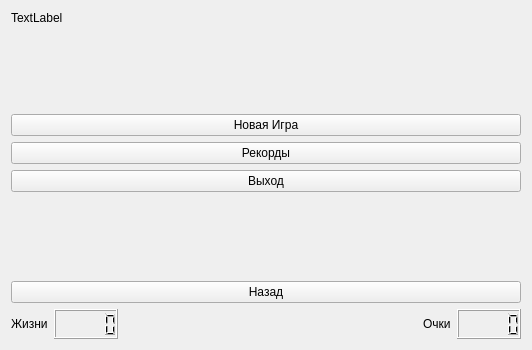
<?xml version="1.0" encoding="UTF-8"?>
<ui version="4.0">
 <class>Widget</class>
 <widget class="QWidget" name="Widget">
  <property name="geometry">
   <rect>
    <x>0</x>
    <y>0</y>
    <width>532</width>
    <height>350</height>
   </rect>
  </property>
  <property name="windowTitle">
   <string>Widget</string>
  </property>
  <layout class="QHBoxLayout" name="horizontalLayout_2">
   <item>
    <layout class="QVBoxLayout" name="verticalLayout">
     <item>
      <widget class="QLabel" name="BestScoreLabel">
       <property name="text">
        <string>TextLabel</string>
       </property>
      </widget>
     </item>
     <item>
      <spacer name="verticalSpacer_2">
       <property name="orientation">
        <enum>Qt::Vertical</enum>
       </property>
       <property name="sizeHint" stdset="0">
        <size>
         <width>20</width>
         <height>40</height>
        </size>
       </property>
      </spacer>
     </item>
     <item>
      <widget class="QPushButton" name="NewGameButton">
       <property name="text">
        <string>Новая Игра</string>
       </property>
      </widget>
     </item>
     <item>
      <widget class="QPushButton" name="BestScoreButton">
       <property name="text">
        <string>Рекорды</string>
       </property>
      </widget>
     </item>
     <item>
      <widget class="QPushButton" name="ExitButton">
       <property name="text">
        <string>Выход</string>
       </property>
      </widget>
     </item>
     <item>
      <spacer name="verticalSpacer">
       <property name="orientation">
        <enum>Qt::Vertical</enum>
       </property>
       <property name="sizeHint" stdset="0">
        <size>
         <width>20</width>
         <height>40</height>
        </size>
       </property>
      </spacer>
     </item>
     <item>
      <widget class="QPushButton" name="BackButton">
       <property name="text">
        <string>Назад</string>
       </property>
      </widget>
     </item>
     <item>
      <layout class="QHBoxLayout" name="horizontalLayout">
       <item>
        <widget class="QLabel" name="LivesLabes">
         <property name="text">
          <string>Жизни</string>
         </property>
        </widget>
       </item>
       <item>
        <widget class="QLCDNumber" name="LivesDisplay"/>
       </item>
       <item>
        <spacer name="horizontalSpacer_2">
         <property name="orientation">
          <enum>Qt::Horizontal</enum>
         </property>
         <property name="sizeHint" stdset="0">
          <size>
           <width>40</width>
           <height>20</height>
          </size>
         </property>
        </spacer>
       </item>
       <item>
        <spacer name="verticalSpacer_3">
         <property name="orientation">
          <enum>Qt::Vertical</enum>
         </property>
         <property name="sizeType">
          <enum>QSizePolicy::Preferred</enum>
         </property>
         <property name="sizeHint" stdset="0">
          <size>
           <width>20</width>
           <height>30</height>
          </size>
         </property>
        </spacer>
       </item>
       <item>
        <spacer name="horizontalSpacer">
         <property name="orientation">
          <enum>Qt::Horizontal</enum>
         </property>
         <property name="sizeHint" stdset="0">
          <size>
           <width>40</width>
           <height>20</height>
          </size>
         </property>
        </spacer>
       </item>
       <item>
        <widget class="QLabel" name="ScoreLabel">
         <property name="text">
          <string>Очки</string>
         </property>
        </widget>
       </item>
       <item>
        <widget class="QLCDNumber" name="ScoreDisplay"/>
       </item>
      </layout>
     </item>
    </layout>
   </item>
  </layout>
 </widget>
 <layoutdefault spacing="6" margin="11"/>
 <resources/>
 <connections/>
</ui>
